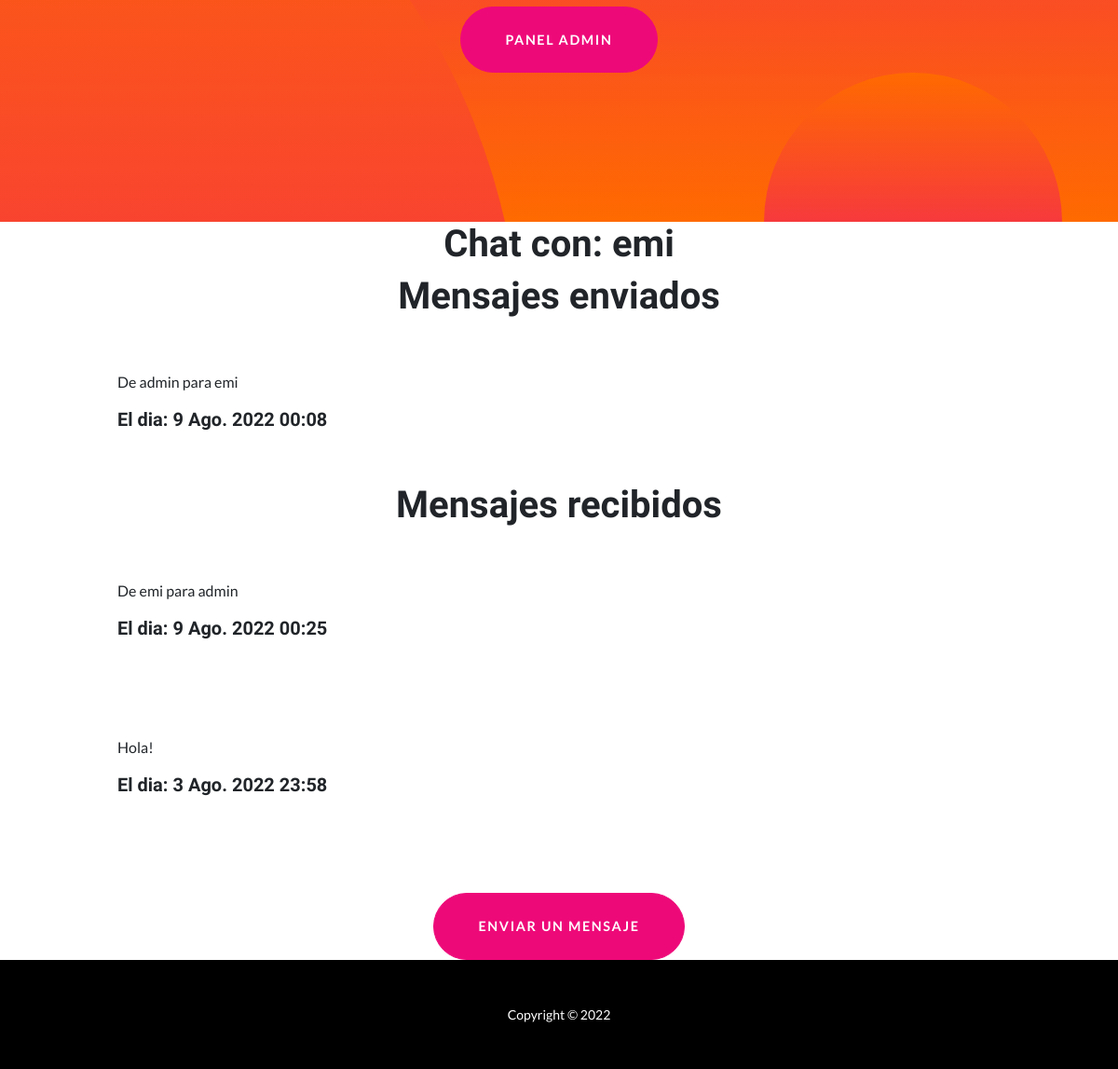
Before: /mensajes/12 (signed in, lower part) with the older database file.
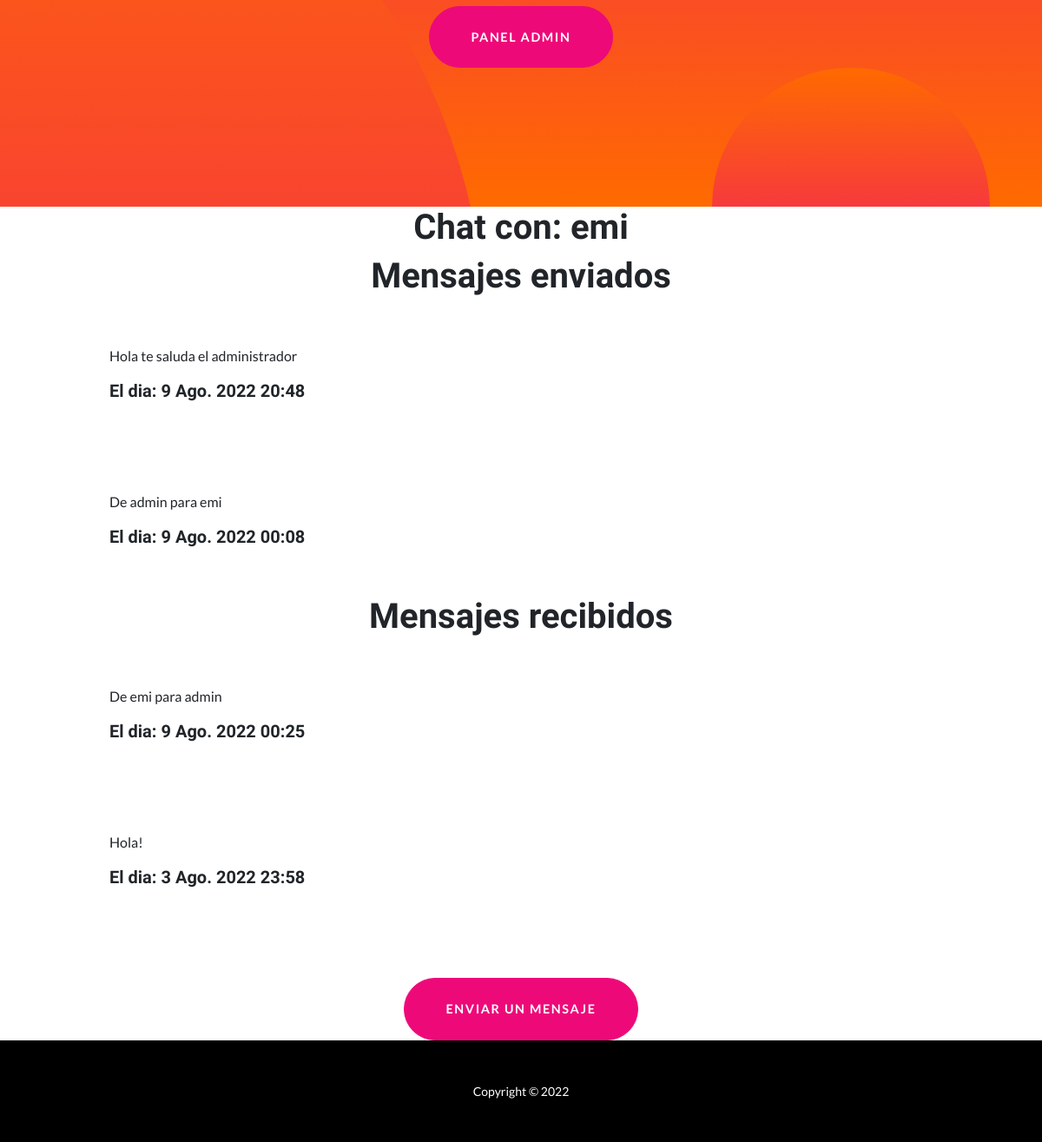
After: the same page with the newer database file.
### Chat/models.py (models this page shows, shortened)
class Mensaje(models.Model):
    cuerpo=models.CharField(max_length=300)
    emisor = models.ForeignKey(User, on_delete=models.CASCADE, related_name='Emisor')
    receptor = models.ForeignKey(User, on_delete=models.CASCADE, related_name='Receptor')
    enviado = models.DateTimeField(auto_now_add=True)
    leido=models.BooleanField(default=False)
    class Meta:
        ordering = ['-enviado']

### Chat/views.py (the view)
# urls.py: path('mensajes/<id>', mensajes, name='mensajes'),
@login_required
def mensajes(request,id):
    mensaje=Mensaje.objects.get(id=id)
    '''Traigo un objeto, si el mensaje lo mande yo soy el emisor, si lo recibi soy el receptor'''
    if mensaje.emisor == request.user:
        yo=mensaje.emisor
        otro=mensaje.receptor
        nombre=mensaje.receptor
    else:
        yo=mensaje.receptor
        otro=mensaje.emisor
        nombre=mensaje.emisor
    mensajes_enviados=Mensaje.objects.filter(receptor=otro).filter(emisor=yo)
    mensajes_recibidos=Mensaje.objects.filter(receptor=yo).filter(emisor_id=otro)
    return render (request, 'mensajes.html', {'mensaje': mensaje,'nombre': nombre, 'mensajes_enviados':mensajes_enviados, 'mensajes_recibidos': mensajes_recibidos})

### templates/mensajes.html (shortened to what this page needs)
{% extends 'index.html' %}
{% block contenido_que_cambia %}
<h1 style='text-align:center'>Chat con: {{nombre}}</h1>
<h1 style='text-align:center'>Mensajes enviados</h1>
{% if mensajes_enviados %}
{% for enviado in mensajes_enviados %}
<section id="scroll">
    <div class="container px-5">
        <div class="row gx-5 align-items-center">
            <div class="col-lg-6 order-lg-1">
                <div class="p-5">
                    <p>{{enviado.cuerpo}}</p>
                    <h5>El dia: {{enviado.enviado}}</h5>
                </div>
            </div>
        </div>
    </div>
</section>
{% endfor %}
{% else %}
<h3 style='text-align:center'>Todavia no le enviaste mensajes a: {{nombre}}</h1>
{% endif %}
<h1 style='text-align:center'>Mensajes recibidos</h1>
{% if mensajes_recibidos %}
{% for recibido in mensajes_recibidos %}
<section id="scroll">
    <div class="container px-5">
        <div class="row gx-5 align-items-center">
            <div class="col-lg-6 order-lg-1">
                <div class="p-5">
                    <p>{{recibido.cuerpo}}</p>
                    <h5>El dia: {{recibido.enviado}}</h5>
                </div>
            </div>
        </div>
    </div>
</section>
{% endfor %}
{% else %}
<h3 style='text-align:center'>Todavia no recibiste mensajes de: {{nombre}}</h1>
{% endif %}
<div style="text-align:center ;"><a  class="btn btn-primary btn-xl rounded-pill mt-5" href="{% url 'mandar_mensaje' %}" &amp;>Enviar un mensaje</a></div>
{% endblock %}

Changed rows visible on the page:
added Mensaje: cuerpo "Hola te saluda el administrador", enviado "9 Ago. 2022 20:48", shown under "Mensajes enviados"
